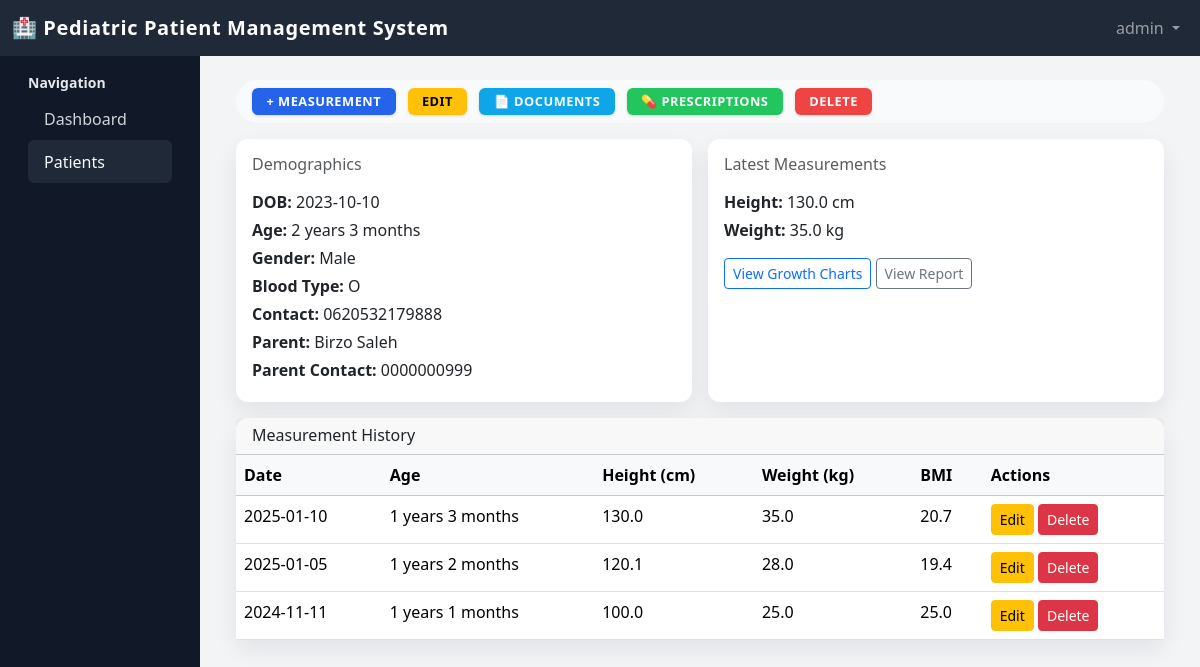
The page /patients/1/ (signed in) on the database its author committed.
### pediatric/models.py (models this page shows, shortened)
class Patient(models.Model):
    GENDER_CHOICES = [
        ('Male', 'Male'),
        ('Female', 'Female'),
    ]
    BLOOD_TYPE_CHOICES = [
        ('A', 'A'),
        ('B', 'B'),
        ('AB', 'AB'),
        ('O', 'O'),
    ]
    patient_name = models.CharField(max_length=100)
    date_of_birth = models.DateField()
    gender = models.CharField(max_length=10, choices=GENDER_CHOICES)
    blood_type = models.CharField(max_length=5, choices=BLOOD_TYPE_CHOICES, null=True, blank=True)
    contact_number = models.CharField(max_length=20, blank=True, null=True)
    parent_name = models.CharField(max_length=100, blank=True, null=True)
    parent_contact = models.CharField(max_length=20, blank=True, null=True)
    address = models.CharField(max_length=200, blank=True, null=True)
    city = models.CharField(max_length=50, blank=True, null=True)
    country = models.CharField(max_length=50, blank=True, null=True)
    medical_history = models.TextField(blank=True, null=True)
    notes = models.TextField(blank=True, null=True)
    date_registered = models.DateTimeField(auto_now_add=True)
    created_by = models.ForeignKey(User, on_delete=models.SET_NULL, null=True, related_name='patients_created')
    def get_age_months(self, reference_date=None):
        if reference_date is None:
            reference_date = date.today()
        rd = relativedelta(reference_date, self.date_of_birth)
        return rd.years * 12 + rd.months
    def get_age_display(self, reference_date=None):
        months = self.get_age_months(reference_date)
        years = months // 12
        rem_months = months % 12
        if years == 0:
            return f"{months} months"
        return f"{years} years {rem_months} months"
    class Meta:
        ordering = ['-date_registered']
    @property
    def latest_height(self):
        m = self.measurements.order_by('-measurement_date').first()
        return m.height if m else None
    @property
    def latest_weight(self):
        m = self.measurements.order_by('-measurement_date').first()
        return m.weight if m else None

class Measurement(models.Model):
    patient = models.ForeignKey(Patient, on_delete=models.CASCADE, related_name='measurements')
    measurement_date = models.DateField()
    height = models.FloatField(validators=[MinValueValidator(10), MaxValueValidator(250)])
    weight = models.FloatField(validators=[MinValueValidator(1), MaxValueValidator(200)])
    head_circumference = models.FloatField(null=True, blank=True)
    notes = models.TextField(blank=True, null=True)
    recorded_by = models.ForeignKey(User, on_delete=models.SET_NULL, null=True)
    recorded_datetime = models.DateTimeField(auto_now_add=True)
    @property
    def age_display(self):
        return self.patient.get_age_display(self.measurement_date)
    @property
    def bmi(self):
        if self.height > 0:
            height_m = self.height / 100
            return self.weight / (height_m ** 2)
        return None
    class Meta:
        ordering = ['-measurement_date']

### pediatric/views.py (the view)
# urls.py: path('patients/<int:pk>/', views.patient_detail, name='patient_detail'),
@login_required
def patient_detail(request, pk):
    patient = get_object_or_404(Patient, pk=pk)
    measurements = patient.measurements.all().order_by('-measurement_date')
    return render(request, 'patients/patient_detail.html', {
        'patient': patient,
        'measurements': measurements,
    })

### templates/patients/patient_detail.html (shortened to what this page needs)
{% extends 'base.html' %}
{% block content %}
<div class="patient-actions">
  <a href="{% url 'measurement_create' patient.pk %}" class="btn action-btn primary">+ Measurement</a>
  <a href="{% url 'patient_edit' patient.pk %}" class="btn action-btn btn-warning">Edit</a>
  <a href="{% url 'patient_documents' patient.pk %}" class="btn action-btn info">📄 Documents</a>
  <a href="{% url 'patient_prescriptions' patient.pk %}" class="btn action-btn success">💊 Prescriptions</a>
  <button type="button"
          class="btn action-btn danger"
          data-bs-toggle="modal"
          data-bs-target="#deletePatientModal">
    Delete
  </button>
</div>
<div class="row g-3 mb-3">
  <div class="col-md-6">
    <div class="card h-100">
      <div class="card-body">
        <h6 class="text-muted mb-3">Demographics</h6>
        <p class="mb-1"><strong>DOB:</strong> {{ patient.date_of_birth|date:"Y-m-d" }}</p>
        <p class="mb-1"><strong>Age:</strong> {{ patient.get_age_display }}</p>
        <p class="mb-1"><strong>Gender:</strong> {{ patient.gender }}</p>
        <p class="mb-1"><strong>Blood Type:</strong> {{ patient.blood_type|default:"-" }}</p>
        <p class="mb-1"><strong>Contact:</strong> {{ patient.contact_number|default:"-" }}</p>
        <p class="mb-1"><strong>Parent:</strong> {{ patient.parent_name|default:"-" }}</p>
        <p class="mb-1"><strong>Parent Contact:</strong> {{ patient.parent_contact|default:"-" }}</p>
      </div>
    </div>
  </div>
  <div class="col-md-6">
    <div class="card h-100">
      <div class="card-body">
        <h6 class="text-muted mb-3">Latest Measurements</h6>
        <p class="mb-1"><strong>Height:</strong> {{ patient.latest_height|default:"-" }} cm</p>
        <p class="mb-1"><strong>Weight:</strong> {{ patient.latest_weight|default:"-" }} kg</p>
        <div class="mt-3">
          <a href="{% url 'growth_chart' patient.pk %}" class="btn btn-outline-primary btn-sm">
            View Growth Charts
          </a>
          <a href="{% url 'patient_report' patient.pk %}" class="btn btn-outline-secondary btn-sm">
            View Report
          </a>
        </div>
      </div>
    </div>
  </div>
</div>
<div class="card">
  <div class="card-header">
    <h6 class="mb-0">Measurement History</h6>
  </div>
  <div class="card-body p-0">
        <table class="table table-hover mb-0">
        <thead class="table-light">
            <tr>
            <th>Date</th>
            <th>Age</th>
            <th>Height (cm)</th>
            <th>Weight (kg)</th>
            <th>BMI</th>
            <th>Actions</th>
            </tr>
        </thead>
      <tbody>
        {% for m in measurements %}
<tr>
  <td>{{ m.measurement_date|date:"Y-m-d" }}</td>
  <td>{{ m.age_display }}</td>
  <td>{{ m.height }}</td>
  <td>{{ m.weight }}</td>
  <td>
    {% if m.bmi %}
      {{ m.bmi|floatformat:1 }}
    {% else %}
      -
    {% endif %}
  </td>
  <td>
    <a href="{% url 'measurement_edit' patient.pk m.pk %}" class="btn btn-sm btn-warning">Edit</a>
    <a href="{% url 'measurement_delete' patient.pk m.pk %}" class="btn btn-sm btn-danger">Delete</a>
  </td>
</tr>
        {% empty %}
        <tr>
          <td colspan="5" class="text-center text-muted py-3">No measurements recorded yet.</td>
        </tr>
        {% endfor %}
      </tbody>
    </table>
  </div>
</div>
{% endblock %}

### templates/base.html (shortened to what this page needs)
<!doctype html>
<html lang="en">
<head>
  <link href="https://cdn.jsdelivr.net/npm/bootstrap@5.3.2/dist/css/bootstrap.min.css" rel="stylesheet">
</head>
<body>
  <nav class="navbar navbar-dark navbar-expand-lg">
    <div class="container-fluid">
      <a class="navbar-brand" href="{% url 'dashboard' %}">
        🏥 Pediatric Patient Management System
      </a>
      <div class="collapse navbar-collapse" id="topnav">
        <ul class="navbar-nav ms-auto mb-2 mb-lg-0">
          {% if user.is_authenticated %}
          <li class="nav-item dropdown">
            <a class="nav-link dropdown-toggle" href="#" data-bs-toggle="dropdown">
              {{ user.first_name|default:user.username }}
            </a>
          </li>
          {% endif %}
        </ul>
      </div>
    </div>
  </nav>
  <div class="container-fluid">
    <div class="row">
      {% if user.is_authenticated %}
      <div class="col-md-3 col-lg-2 d-none d-md-block sidebar py-3">
        <div class="px-3 mb-3">
          <div class="fw-semibold small text-gray-400 mb-1">Navigation</div>
          <a href="{% url 'dashboard' %}" class="{% if request.resolver_match.url_name == 'dashboard' %}active{% endif %}">
            Dashboard
          </a>
          <a href="{% url 'patient_list' %}" class="{% if 'patient' in request.resolver_match.url_name %}active{% endif %}">
            Patients
          </a>
        </div>
      </div>
      {% endif %}
      <div class="{% if user.is_authenticated %}col-md-9 col-lg-10{% else %}col-12{% endif %}">
        <div class="content-wrapper">
          {% block content %}{% endblock %}
        </div>
      </div>
    </div>
  </div>
</body>
</html>

### templates/base.html (style rules this page uses)
body { font-family: system-ui, -apple-system, BlinkMacSystemFont, "Segoe UI", sans-serif; background-color: #f3f4f6; }
.navbar { background-color: #1f2937; }
.navbar-brand { font-weight: 600; letter-spacing: 0.03em; }
.sidebar { min-height: 100vh; background-color: #111827; color: #e5e7eb; }
.sidebar a { color: #d1d5db; text-decoration: none; display: block; padding: 0.6rem 1rem; border-radius: 0.4rem; }
.sidebar a:hover, .sidebar a.active { background-color: #1f2937; color: #f9fafb; }
.content-wrapper { padding: 1.5rem; }
.card { border: none; border-radius: 0.75rem; box-shadow: 0 10px 25px rgba(15, 23, 42, 0.08); }
.patient-actions { display: flex; align-items: center; gap: 0.75rem; padding: 0.5rem 1rem; background: #f9fafb; border-radius: 999px; margin-bottom: 1rem; }
.patient-actions .action-btn { border-radius: 6px; padding: 0.25rem 0.9rem; font-size: 0.8rem; font-weight: 600; text-transform: uppercase; letter-spacing: 0.04em; border: none; box-shadow: 0 1px 3px rgba(15, 23, 42, 0.15); transition: transform 0.08s ease, box-shadow 0.08s ease, background-color 0.1s ease; }
.patient-actions .primary { background:#2563eb; color:#ffffff; }
.patient-actions .info { background:#0ea5e9; color:#f9fafb; }
.patient-actions .success { background:#22c55e; color:#f9fafb; }
.patient-actions .danger { background:#ef4444; color:#ffffff; }

### rows shown on the page
Patient: date_of_birth "2023-10-10", age "2 years 3 months", gender "Male", blood_type "O", contact_number "0620532179888", parent_name "Birzo Saleh", parent_contact "0000000999", latest_height "130.0", latest_weight "35.0"
Measurement: measurement_date "2025-01-10", age_display "1 years 3 months", height "130.0", weight "35.0", bmi "20.7"
Measurement: measurement_date "2025-01-05", age_display "1 years 2 months", height "120.1", weight "28.0", bmi "19.4"
Measurement: measurement_date "2024-11-11", age_display "1 years 1 months", height "100.0", weight "25.0", bmi "25.0"

### other values the page prints
{{ user.first_name|default:user.username }} "admin"
